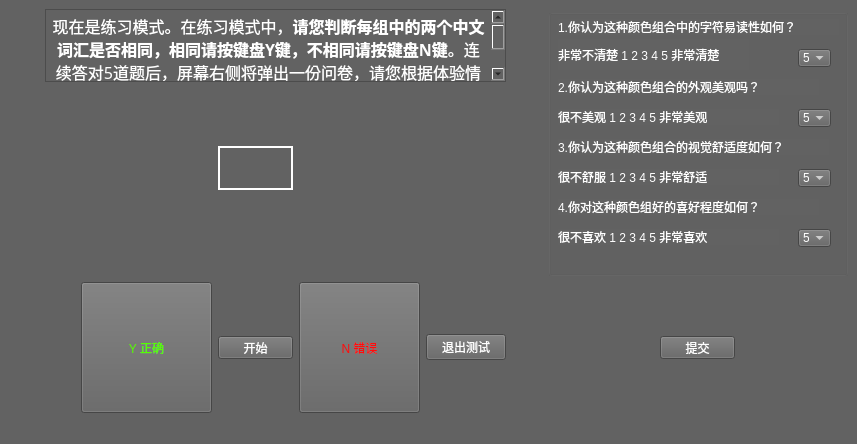
<?xml version="1.0" encoding="UTF-8"?>
<ui version="4.0">
 <class>MainWindow</class>
 <widget class="QMainWindow" name="MainWindow">
  <property name="geometry">
   <rect>
    <x>0</x>
    <y>0</y>
    <width>857</width>
    <height>444</height>
   </rect>
  </property>
  <property name="windowTitle">
   <string>MainWindow</string>
  </property>
  <property name="styleSheet">
   <string notr="true">background-color:rgb(98,98,98)</string>
  </property>
  <widget class="QWidget" name="centralwidget">
   <layout class="QVBoxLayout" name="verticalLayout">
    <item>
     <layout class="QGridLayout" name="gridLayout_2">
      <item row="2" column="3" alignment="Qt::AlignHCenter">
       <widget class="QLabel" name="label">
        <property name="minimumSize">
         <size>
          <width>75</width>
          <height>44</height>
         </size>
        </property>
        <property name="maximumSize">
         <size>
          <width>75</width>
          <height>44</height>
         </size>
        </property>
        <property name="font">
         <font>
          <family>Adobe 宋体 Std L</family>
          <pointsize>14</pointsize>
         </font>
        </property>
        <property name="layoutDirection">
         <enum>Qt::LeftToRight</enum>
        </property>
        <property name="autoFillBackground">
         <bool>false</bool>
        </property>
        <property name="styleSheet">
         <string notr="true">color:rgb(255,255,255);
border:2px solid rgb(255,255,255);
font-size:14pt</string>
        </property>
        <property name="text">
         <string/>
        </property>
        <property name="alignment">
         <set>Qt::AlignCenter</set>
        </property>
       </widget>
      </item>
      <item row="4" column="3">
       <widget class="QPushButton" name="start_confirm_button">
        <property name="maximumSize">
         <size>
          <width>75</width>
          <height>23</height>
         </size>
        </property>
        <property name="styleSheet">
         <string notr="true">color:rgb(255,255,255)</string>
        </property>
        <property name="text">
         <string>开始</string>
        </property>
       </widget>
      </item>
      <item row="4" column="2">
       <widget class="QPushButton" name="trueButton">
        <property name="minimumSize">
         <size>
          <width>131</width>
          <height>131</height>
         </size>
        </property>
        <property name="styleSheet">
         <string notr="true">color:rgb(85, 255, 0)</string>
        </property>
        <property name="text">
         <string>Y 正确</string>
        </property>
       </widget>
      </item>
      <item row="0" column="6" rowspan="5">
       <widget class="QWidget" name="widget_5" native="true"/>
      </item>
      <item row="4" column="1">
       <widget class="QWidget" name="widget_2" native="true">
        <property name="minimumSize">
         <size>
          <width>0</width>
          <height>131</height>
         </size>
        </property>
        <property name="maximumSize">
         <size>
          <width>16777215</width>
          <height>131</height>
         </size>
        </property>
       </widget>
      </item>
      <item row="4" column="4">
       <widget class="QPushButton" name="FalseButton">
        <property name="minimumSize">
         <size>
          <width>121</width>
          <height>131</height>
         </size>
        </property>
        <property name="styleSheet">
         <string notr="true">color:rgb(255, 12, 12)</string>
        </property>
        <property name="text">
         <string>N 错误</string>
        </property>
       </widget>
      </item>
      <item row="4" column="7" alignment="Qt::AlignHCenter|Qt::AlignVCenter">
       <widget class="QPushButton" name="commitButton">
        <property name="maximumSize">
         <size>
          <width>75</width>
          <height>23</height>
         </size>
        </property>
        <property name="styleSheet">
         <string notr="true">color:rgb(255, 255, 255)</string>
        </property>
        <property name="text">
         <string>提交</string>
        </property>
       </widget>
      </item>
      <item row="0" column="0" rowspan="5">
       <widget class="QWidget" name="widget" native="true"/>
      </item>
      <item row="1" column="3">
       <widget class="QLabel" name="statusLabel">
        <property name="minimumSize">
         <size>
          <width>75</width>
          <height>52</height>
         </size>
        </property>
        <property name="maximumSize">
         <size>
          <width>75</width>
          <height>52</height>
         </size>
        </property>
        <property name="styleSheet">
         <string notr="true">color:rgb(255, 255, 255);
font-size:20</string>
        </property>
        <property name="text">
         <string/>
        </property>
        <property name="alignment">
         <set>Qt::AlignCenter</set>
        </property>
       </widget>
      </item>
      <item row="0" column="1" colspan="5">
       <widget class="QTextBrowser" name="textBrowser">
        <property name="minimumSize">
         <size>
          <width>0</width>
          <height>73</height>
         </size>
        </property>
        <property name="maximumSize">
         <size>
          <width>16777215</width>
          <height>73</height>
         </size>
        </property>
        <property name="font">
         <font>
          <family>楷体</family>
         </font>
        </property>
        <property name="styleSheet">
         <string notr="true"/>
        </property>
        <property name="html">
         <string>&lt;!DOCTYPE HTML PUBLIC &quot;-//W3C//DTD HTML 4.0//EN&quot; &quot;http://www.w3.org/TR/REC-html40/strict.dtd&quot;&gt;
&lt;html&gt;&lt;head&gt;&lt;meta name=&quot;qrichtext&quot; content=&quot;1&quot; /&gt;&lt;style type=&quot;text/css&quot;&gt;
p, li { white-space: pre-wrap; }
&lt;/style&gt;&lt;/head&gt;&lt;body style=&quot; font-family:'楷体'; font-size:9pt; font-weight:400; font-style:normal;&quot;&gt;
&lt;p align=&quot;center&quot; style=&quot; margin-top:0px; margin-bottom:0px; margin-left:0px; margin-right:0px; -qt-block-indent:0; text-indent:0px;&quot;&gt;&lt;span style=&quot; font-family:'宋体','monospace'; font-size:12pt; color:#ffffff;&quot;&gt;现在是练习模式。在练习模式中，&lt;/span&gt;&lt;span style=&quot; font-family:'宋体','monospace'; font-size:12pt; font-weight:600; color:#ffffff;&quot;&gt;请您判断每组中的两个中文词汇是否相同，相同请按键盘&lt;/span&gt;&lt;span style=&quot; font-family:'JetBrains Mono','monospace'; font-size:12pt; font-weight:600; color:#ffffff;&quot;&gt;Y&lt;/span&gt;&lt;span style=&quot; font-family:'宋体','monospace'; font-size:12pt; font-weight:600; color:#ffffff;&quot;&gt;键，不相同请按键盘&lt;/span&gt;&lt;span style=&quot; font-family:'JetBrains Mono','monospace'; font-size:12pt; font-weight:600; color:#ffffff;&quot;&gt;N&lt;/span&gt;&lt;span style=&quot; font-family:'宋体','monospace'; font-size:12pt; font-weight:600; color:#ffffff;&quot;&gt;键&lt;/span&gt;&lt;span style=&quot; font-family:'宋体','monospace'; font-size:12pt; color:#ffffff;&quot;&gt;。连续答对&lt;/span&gt;&lt;span style=&quot; font-family:'JetBrains Mono','monospace'; font-size:12pt; color:#ffffff;&quot;&gt;5&lt;/span&gt;&lt;span style=&quot; font-family:'宋体','monospace'; font-size:12pt; color:#ffffff;&quot;&gt;道题后，屏幕右侧将弹出一份问卷，请您根据体验情况填写，并点击提交。提交后将进入主测试环节。若没有连续答对&lt;/span&gt;&lt;span style=&quot; font-family:'JetBrains Mono','monospace'; font-size:12pt; color:#ffffff;&quot;&gt;5&lt;/span&gt;&lt;span style=&quot; font-family:'宋体','monospace'; font-size:12pt; color:#ffffff;&quot;&gt;道题，请您点击&lt;/span&gt;&lt;span style=&quot; font-family:'JetBrains Mono','monospace'; font-size:12pt; color:#ffffff;&quot;&gt;“&lt;/span&gt;&lt;span style=&quot; font-family:'宋体','monospace'; font-size:12pt; color:#ffffff;&quot;&gt;开始&lt;/span&gt;&lt;span style=&quot; font-family:'JetBrains Mono','monospace'; font-size:12pt; color:#ffffff;&quot;&gt;”&lt;/span&gt;&lt;span style=&quot; font-family:'宋体','monospace'; font-size:12pt; color:#ffffff;&quot;&gt;重新练习。&lt;/span&gt;&lt;/p&gt;&lt;/body&gt;&lt;/html&gt;</string>
        </property>
       </widget>
      </item>
      <item row="4" column="5">
       <widget class="QPushButton" name="exitButton">
        <property name="styleSheet">
         <string notr="true">color:rgb(255,255,255)</string>
        </property>
        <property name="text">
         <string>退出测试</string>
        </property>
       </widget>
      </item>
      <item row="0" column="7" rowspan="4">
       <widget class="QGroupBox" name="quiz">
        <property name="minimumSize">
         <size>
          <width>300</width>
          <height>267</height>
         </size>
        </property>
        <widget class="QLabel" name="label_3">
         <property name="geometry">
          <rect>
           <x>10</x>
           <y>30</y>
           <width>191</width>
           <height>31</height>
          </rect>
         </property>
         <property name="minimumSize">
          <size>
           <width>174</width>
           <height>16</height>
          </size>
         </property>
         <property name="styleSheet">
          <string notr="true">color:rgb(255, 255, 255)</string>
         </property>
         <property name="text">
          <string>非常不清楚 1 2 3 4 5 非常清楚</string>
         </property>
        </widget>
        <widget class="QComboBox" name="comboBox">
         <property name="geometry">
          <rect>
           <x>250</x>
           <y>40</y>
           <width>33</width>
           <height>18</height>
          </rect>
         </property>
         <property name="styleSheet">
          <string notr="true">color:rgb(255, 255, 255)</string>
         </property>
         <item>
          <property name="text">
           <string>5</string>
          </property>
         </item>
         <item>
          <property name="text">
           <string>4</string>
          </property>
         </item>
         <item>
          <property name="text">
           <string>3</string>
          </property>
         </item>
         <item>
          <property name="text">
           <string>2</string>
          </property>
         </item>
         <item>
          <property name="text">
           <string>1</string>
          </property>
         </item>
        </widget>
        <widget class="QLabel" name="label_8">
         <property name="geometry">
          <rect>
           <x>10</x>
           <y>70</y>
           <width>261</width>
           <height>16</height>
          </rect>
         </property>
         <property name="styleSheet">
          <string notr="true">color:rgb(255, 255, 255)</string>
         </property>
         <property name="text">
          <string>2.你认为这种颜色组合的外观美观吗？</string>
         </property>
        </widget>
        <widget class="QLabel" name="label_4">
         <property name="geometry">
          <rect>
           <x>10</x>
           <y>100</y>
           <width>221</width>
           <height>16</height>
          </rect>
         </property>
         <property name="styleSheet">
          <string notr="true">color:rgb(255, 255, 255)</string>
         </property>
         <property name="text">
          <string>很不美观 1 2 3 4 5 非常美观</string>
         </property>
        </widget>
        <widget class="QComboBox" name="comboBox_2">
         <property name="geometry">
          <rect>
           <x>250</x>
           <y>100</y>
           <width>33</width>
           <height>18</height>
          </rect>
         </property>
         <property name="styleSheet">
          <string notr="true">color:rgb(255, 255, 255)</string>
         </property>
         <item>
          <property name="text">
           <string>5</string>
          </property>
         </item>
         <item>
          <property name="text">
           <string>4</string>
          </property>
         </item>
         <item>
          <property name="text">
           <string>3</string>
          </property>
         </item>
         <item>
          <property name="text">
           <string>2</string>
          </property>
         </item>
         <item>
          <property name="text">
           <string>1</string>
          </property>
         </item>
        </widget>
        <widget class="QLabel" name="label_2">
         <property name="geometry">
          <rect>
           <x>10</x>
           <y>10</y>
           <width>281</width>
           <height>16</height>
          </rect>
         </property>
         <property name="styleSheet">
          <string notr="true">color:rgb(255, 255, 255)</string>
         </property>
         <property name="text">
          <string>1.你认为这种颜色组合中的字符易读性如何？</string>
         </property>
        </widget>
        <widget class="QLabel" name="label_9">
         <property name="geometry">
          <rect>
           <x>10</x>
           <y>130</y>
           <width>271</width>
           <height>16</height>
          </rect>
         </property>
         <property name="styleSheet">
          <string notr="true">color:rgb(255, 255, 255)</string>
         </property>
         <property name="text">
          <string>3.你认为这种颜色组合的视觉舒适度如何？</string>
         </property>
        </widget>
        <widget class="QLabel" name="label_5">
         <property name="geometry">
          <rect>
           <x>10</x>
           <y>160</y>
           <width>221</width>
           <height>16</height>
          </rect>
         </property>
         <property name="styleSheet">
          <string notr="true">color:rgb(255, 255, 255)</string>
         </property>
         <property name="text">
          <string>很不舒服 1 2 3 4 5 非常舒适</string>
         </property>
        </widget>
        <widget class="QComboBox" name="comboBox_3">
         <property name="geometry">
          <rect>
           <x>250</x>
           <y>160</y>
           <width>33</width>
           <height>18</height>
          </rect>
         </property>
         <property name="styleSheet">
          <string notr="true">color:rgb(255, 255, 255)</string>
         </property>
         <item>
          <property name="text">
           <string>5</string>
          </property>
         </item>
         <item>
          <property name="text">
           <string>4</string>
          </property>
         </item>
         <item>
          <property name="text">
           <string>3</string>
          </property>
         </item>
         <item>
          <property name="text">
           <string>2</string>
          </property>
         </item>
         <item>
          <property name="text">
           <string>1</string>
          </property>
         </item>
        </widget>
        <widget class="QLabel" name="label_10">
         <property name="geometry">
          <rect>
           <x>10</x>
           <y>190</y>
           <width>261</width>
           <height>16</height>
          </rect>
         </property>
         <property name="styleSheet">
          <string notr="true">color:rgb(255, 255, 255)</string>
         </property>
         <property name="text">
          <string>4.你对这种颜色组好的喜好程度如何？</string>
         </property>
        </widget>
        <widget class="QLabel" name="label_6">
         <property name="geometry">
          <rect>
           <x>10</x>
           <y>220</y>
           <width>221</width>
           <height>16</height>
          </rect>
         </property>
         <property name="styleSheet">
          <string notr="true">color:rgb(255, 255, 255)</string>
         </property>
         <property name="text">
          <string>很不喜欢 1 2 3 4 5 非常喜欢</string>
         </property>
        </widget>
        <widget class="QComboBox" name="comboBox_4">
         <property name="geometry">
          <rect>
           <x>250</x>
           <y>220</y>
           <width>33</width>
           <height>18</height>
          </rect>
         </property>
         <property name="styleSheet">
          <string notr="true">color:rgb(255, 255, 255)</string>
         </property>
         <item>
          <property name="text">
           <string>5</string>
          </property>
         </item>
         <item>
          <property name="text">
           <string>4</string>
          </property>
         </item>
         <item>
          <property name="text">
           <string>3</string>
          </property>
         </item>
         <item>
          <property name="text">
           <string>2</string>
          </property>
         </item>
         <item>
          <property name="text">
           <string>1</string>
          </property>
         </item>
        </widget>
       </widget>
      </item>
     </layout>
    </item>
   </layout>
  </widget>
  <widget class="QStatusBar" name="statusbar"/>
 </widget>
 <resources/>
 <connections/>
</ui>
